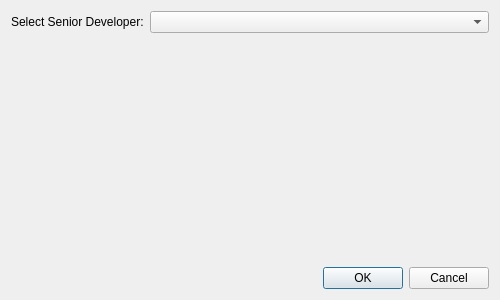
<?xml version="1.0" encoding="UTF-8"?>
<ui version="4.0">
 <class>AssignDialog</class>
 <widget class="QDialog" name="AssignDialog">
  <property name="geometry">
   <rect>
    <x>0</x>
    <y>0</y>
    <width>500</width>
    <height>300</height>
   </rect>
  </property>
  <property name="windowTitle">
   <string>Assign Bugs</string>
  </property>
  <layout class="QVBoxLayout" name="verticalLayout">
   <item>
    <layout class="QFormLayout" name="formLayout">
     <item row="0" column="0">
      <widget class="QLabel" name="label_tester">
       <property name="text">
        <string>Select Senior Developer:</string>
       </property>
      </widget>
     </item>
     <item row="0" column="1">
      <widget class="QComboBox" name="comboBox_developer"/>
     </item>
    </layout>
   </item>
   <item>
    <widget class="QDialogButtonBox" name="buttonBox">
     <property name="orientation">
      <enum>Qt::Horizontal</enum>
     </property>
     <property name="standardButtons">
      <set>QDialogButtonBox::Cancel|QDialogButtonBox::Ok</set>
     </property>
    </widget>
   </item>
  </layout>
 </widget>
 <resources/>
 <connections/>
</ui>
